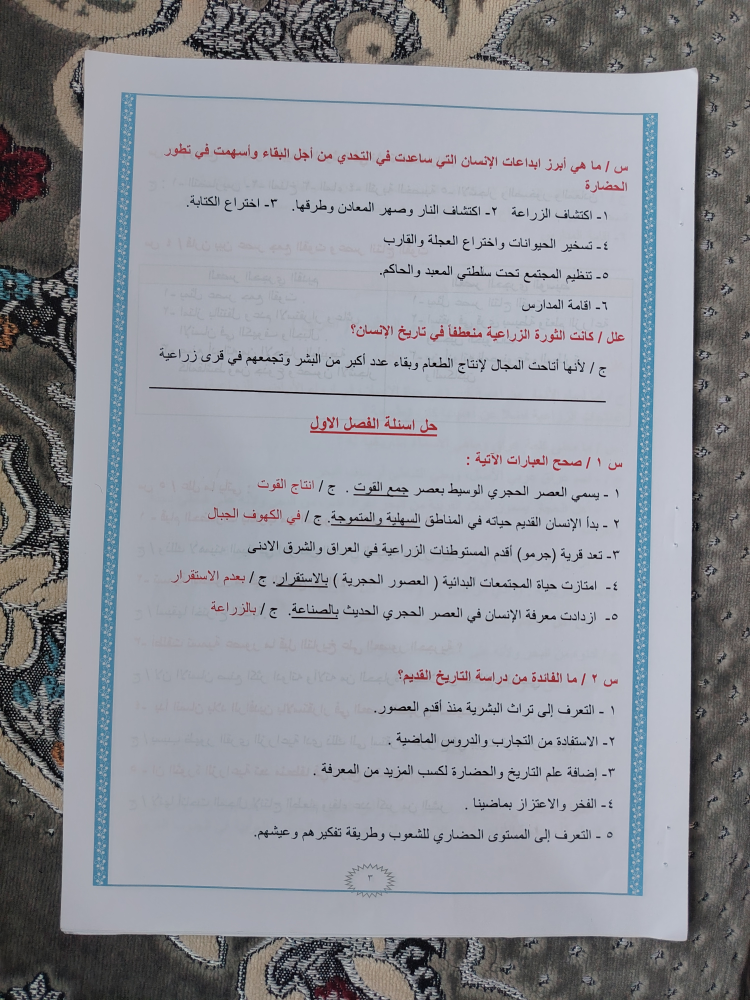
#> input picture malzama/raw_pages/page_03.jpg, 3000 x 4000 px, given as the content of the folder raw_pages/page_03.jpg, which was not available (shown at 1/4 size)
$ python build_pdf.py raw_pages/page_03.jpg raw_pages/page_04.jpg
#> lines starting #> are read from the running program, lines starting #| are printed output that depends on the picture; after the words box and inside, x2 and y2 are one past the last pixel; in counts of white or black regions, pixels touching at a corner belong together; pictures that were not available may be replaced by others from this repository, and a replacement may not be noted
"""Turn phone photos of the booklet pages into a clean, print-ready A4 PDF.

Each photo is located by its blue decorative frame, flattened (perspective +
page-curl correction), placed at a fixed position on a white A4 page, and the
paper is whitened while keeping the coloured headings/highlights.

Usage: python3 build_pdf.py raw_pages out_dir
"""
import glob
import os
import sys

import cv2
import img2pdf
import numpy as np

DPI = 300
PAGE_W, PAGE_H = 2480, 3508          # A4 @ 300 dpi
MX = 150                             # horizontal margin to the frame
FRAME_W = PAGE_W - 2 * MX
FRAME_H = int(FRAME_W * 1.385)       # frame aspect ratio of the original
MY = (PAGE_H - FRAME_H) // 2


def frame_mask(img):
    hsv = cv2.cvtColor(img, cv2.COLOR_BGR2HSV)
    h, s, v = cv2.split(hsv)
    m = ((h >= 92) & (h <= 114) & (s >= 60) & (v >= 45)).astype(np.uint8) * 255
    return m


def biggest_ring(mask):
    k = cv2.getStructuringElement(cv2.MORPH_RECT, (9, 9))
    m = cv2.morphologyEx(mask, cv2.MORPH_CLOSE, k)
    n, lab, stats, _ = cv2.connectedComponentsWithStats(m, 8)
    h, w = mask.shape
    # the frame may break into separate sides; keep every long side-like piece
    keep = [i for i in range(1, n) if stats[i, 2] > 0.3 * w or stats[i, 3] > 0.3 * h]
    if not keep:
        keep = [max(range(1, n), key=lambda i: stats[i, 2] * stats[i, 3])]
    return np.isin(lab, keep).astype(np.uint8) * 255


def order(pts):
    pts = np.asarray(pts, np.float32)
    s, d = pts.sum(1), np.diff(pts, axis=1).ravel()
    return np.array([pts[s.argmin()], pts[d.argmin()], pts[s.argmax()], pts[d.argmax()]], np.float32)


def find_corners(ring):
    cnts, _ = cv2.findContours(ring, cv2.RETR_EXTERNAL, cv2.CHAIN_APPROX_NONE)
    hull = cv2.convexHull(np.vstack(cnts))
    peri = cv2.arcLength(hull, True)
    for eps in np.linspace(0.005, 0.08, 40):
        ap = cv2.approxPolyDP(hull, eps * peri, True)
        if len(ap) == 4:
            return order(ap.reshape(4, 2))
    return order(cv2.boxPoints(cv2.minAreaRect(hull)))


def fit_edge(coords, vals, n, deg=3):
    ok = vals >= 0
    if ok.sum() < n * 0.3:
        return None
    x, y = coords[ok].astype(np.float64), vals[ok].astype(np.float64)
    for _ in range(3):                       # robust refit, drop outliers
        p = np.polyfit(x, y, deg)
        r = np.abs(np.polyval(p, x) - y)
        keep = r < max(3.0, 2.5 * np.median(r))
        x, y = x[keep], y[keep]
    return np.polyval(np.polyfit(x, y, deg), np.arange(n))


def flatten_curl(warped):
    """Straighten residual page curl using the four frame edges."""
    h, w = warped.shape[:2]
    m = biggest_ring(frame_mask(warped)) > 0
    band = int(0.08 * w)
    ys, xs = np.arange(h), np.arange(w)
    inner = slice(int(0.06 * h), int(0.94 * h))
    innerx = slice(int(0.06 * w), int(0.94 * w))

    def first(a):
        idx = a.argmax(1)
        return np.where(a.any(1), idx, -1)

    left = first(m[:, :band]).astype(float)
    right = first(m[:, ::-1][:, :band]).astype(float)
    top = first(m[:band, :].T).astype(float)
    bot = first(m[::-1, :][:band, :].T).astype(float)
    for arr, sl in ((left, inner), (right, inner), (top, innerx), (bot, innerx)):
        arr[:sl.start] = -1
        arr[sl.stop:] = -1

    L, R = fit_edge(ys, left, h), fit_edge(ys, right, h)
    T, B = fit_edge(xs, top, w), fit_edge(xs, bot, w)
    if any(e is None for e in (L, R, T, B)):
        return warped
    R = (w - 1) - R
    B = (h - 1) - B
    gx, gy = np.meshgrid(xs.astype(np.float32), ys.astype(np.float32))
    u, v = gx / (w - 1), gy / (h - 1)
    # source x for each target pixel: interpolate between curved left/right edges
    Lr, Rr = L[gy.astype(int)], R[gy.astype(int)]
    Tc, Bc = T[gx.astype(int)], B[gx.astype(int)]
    mapx = (Lr + u * (Rr - Lr)).astype(np.float32)
    mapy = (Tc + v * (Bc - Tc)).astype(np.float32)
    return cv2.remap(warped, mapx, mapy, cv2.INTER_CUBIC, borderMode=cv2.BORDER_REPLICATE)


def whiten(img):
    """Flatten lighting, push paper to pure white, keep inks and colours."""
    f = img.astype(np.float32)
    small = cv2.resize(f, None, fx=0.25, fy=0.25, interpolation=cv2.INTER_AREA)
    bg = cv2.dilate(small, cv2.getStructuringElement(cv2.MORPH_ELLIPSE, (15, 15)))
    bg = cv2.medianBlur(bg.astype(np.uint8), 21).astype(np.float32)
    bg = cv2.GaussianBlur(bg, (0, 0), 8)
    bg = cv2.resize(bg, (img.shape[1], img.shape[0]), interpolation=cv2.INTER_CUBIC)
    n = np.clip(f / np.maximum(bg, 1) , 0, 1.5)          # 1.0 == paper
    # levels: paper (and faint show-through) -> white, ink -> deep
    lo, hi = 0.30, 0.86
    n = np.clip((n - lo) / (hi - lo), 0, 1)
    n = n ** 1.35
    out = (n * 255).astype(np.uint8)
    # boost colour so red titles / yellow highlights / blue frame look printed
    hsv = cv2.cvtColor(out, cv2.COLOR_BGR2HSV).astype(np.float32)
    hsv[..., 1] = np.clip(hsv[..., 1] * 1.35, 0, 255)
    out = cv2.cvtColor(hsv.astype(np.uint8), cv2.COLOR_HSV2BGR)
    # remove remaining low-saturation light grey speckle (show-through)
    g = cv2.cvtColor(out, cv2.COLOR_BGR2GRAY)
    sat = cv2.cvtColor(out, cv2.COLOR_BGR2HSV)[..., 1]
    out[(g > 205) & (sat < 40)] = 255
    # gentle sharpening for crisp text
    blur = cv2.GaussianBlur(out, (0, 0), 1.2)
    return cv2.addWeighted(out, 1.5, blur, -0.5, 0)


def process(path):
    img = cv2.imread(path)
    ring = biggest_ring(frame_mask(img))
    c = find_corners(ring)
    pad = 12
    dst = np.array([[pad, pad], [FRAME_W + pad, pad], [FRAME_W + pad, FRAME_H + pad], [pad, FRAME_H + pad]], np.float32)
    H = cv2.getPerspectiveTransform(c, dst)
    warped = cv2.warpPerspective(img, H, (FRAME_W + 2 * pad, FRAME_H + 2 * pad),
                                 flags=cv2.INTER_CUBIC, borderMode=cv2.BORDER_REPLICATE)
    warped = flatten_curl(warped)
    clean = whiten(warped)
    page = np.full((PAGE_H, PAGE_W, 3), 255, np.uint8)
    # keep only the framed area; everything outside is clean paper
    inner = clean[pad - 4:pad + FRAME_H + 4, pad - 4:pad + FRAME_W + 4]
    page[MY - 4:MY + FRAME_H + 4, MX - 4:MX + FRAME_W + 4] = inner
    redraw_thin_edges(page)
    return page


def redraw_thin_edges(page):
    """The top/bottom frame rules are hairlines that fade in photos; redraw them crisp."""
    band = page[MY + 200:MY + FRAME_H - 200, MX:MX + 120]
    hsv = cv2.cvtColor(band, cv2.COLOR_BGR2HSV)
    sel = (hsv[..., 1] > 120) & (hsv[..., 0] > 90) & (hsv[..., 0] < 115)
    color = tuple(int(c) for c in np.median(band[sel], axis=0)) if sel.sum() > 100 else (210, 170, 40)
    t = 7
    page[MY:MY + t, MX:MX + FRAME_W] = color
    page[MY + FRAME_H - t:MY + FRAME_H, MX:MX + FRAME_W] = color
    page[:MY, :] = 255
    page[MY + FRAME_H:, :] = 255


def main(src, out):
    os.makedirs(out, exist_ok=True)
    files = sorted(glob.glob(os.path.join(src, 'page_*.jpg')))
    pages = []
    for f in files:
        p = process(f)
#> in process, img is the input picture: shape (4000, 3000, 3); mean B, G, R 152.3, 145.2, 143.1
#> in frame_mask, `m = ((h >= 92) & (h <= 114) & (s >= 60) & (v >= 45)).astype(np.uint8) ..`:
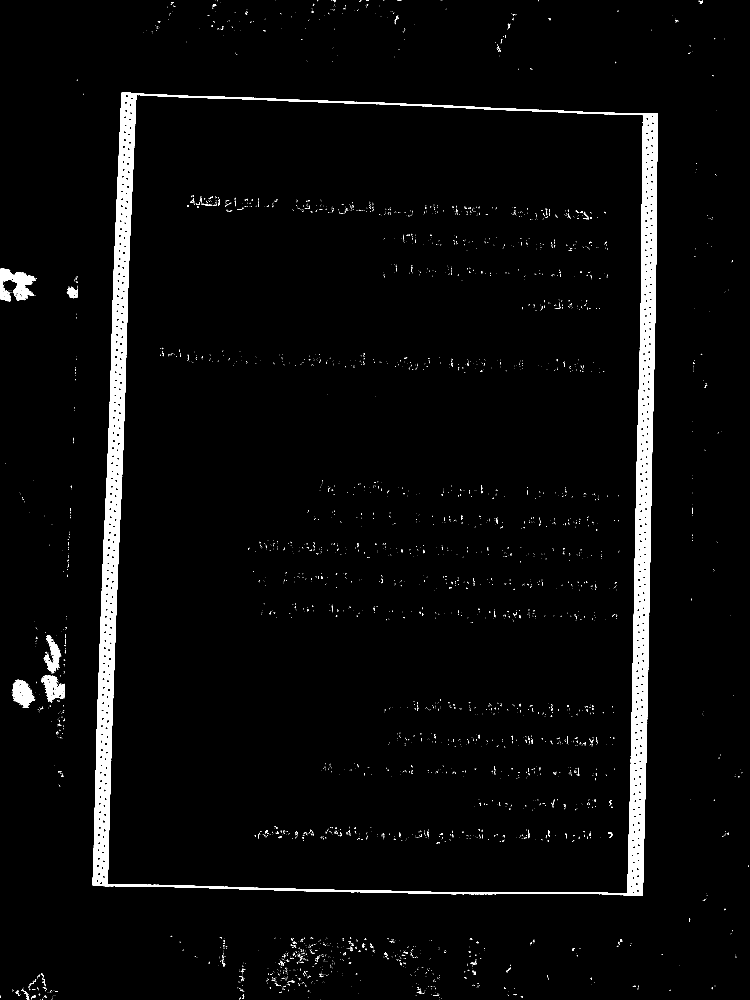
#> m: shape (4000, 3000) (shown at 1/4 size); 3.5% white; 4877 white regions (4715 under 20 px), largest, box (x1, y1, x2, y2) and area: (371, 369, 2632, 3584) 374203, (0, 1074, 142, 1208) 9192, (48, 2719, 140, 2831) 5695
#> in biggest_ring, `n, lab, stats, _ = cv2.connectedComponentsWithStats(m, 8)`:
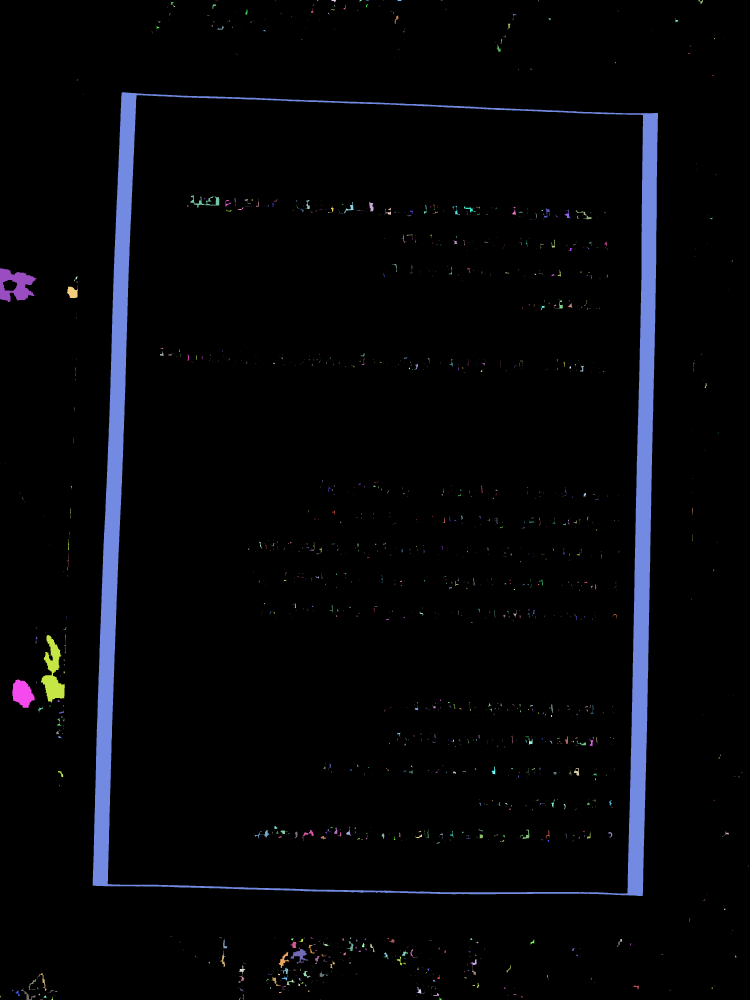
#> lab: shape (4000, 3000) int32 (shown at 1/4 size); 1871 distinct labels, from 0 to 1870; one colour per label, 0 black
#> in biggest_ring, `n, lab, stats, _ = cv2.connectedComponentsWithStats(m, 8)`: n = 1871; stats = 1871 rows, first 6: [0, 0, 3000, 4000, 11514227], [862, 0, 8, 6, 13], [1103, 0, 1, 4, 4], [1268, 0, 5, 5, 13], [1326, 0, 18, 9, 89], [1436, 0, 10, 7, 37]
#> in biggest_ring, `keep = [i for i in range(1, n) if stats[i, 2] > 0.3 * w or stats[i, 3]..`: keep = [127]
#> in find_corners, `cnts, _ = cv2.findContours(ring, cv2.RETR_EXTERNAL, cv2.CHAIN_APPROX_N..`: cnts = 1 contour; box (x1, y1, x2, y2) and area: (371, 369, 2632, 3584) 6869322
#> in find_corners, `hull = cv2.convexHull(np.vstack(cnts))`: hull = contour of 31 points, box (x1, y1, x2, y2) (371, 369, 2632, 3584), area 6892182
#> in find_corners, `peri = cv2.arcLength(hull, True)`: peri = 10649.5
#> the loop in find_corners, `for eps in np.linspace(0.005, 0.08, 40):` made 1 pass
#> (pts in order, s in order, d in order) on pass 1: ([[487, 370], [2631, 453], [2569, 3583], [371, 3541]], [857, 3084, 6152, 3912], [-117, -2178, 1014, 3170])
#> in process, `c = find_corners(ring)`: c = [[487, 370], [2631, 453], [2569, 3583], [371, 3541]]
#> in process, `H = cv2.getPerspectiveTransform(c, dst)`: H = [[1, 0.0367, -489.3], [-0.0378, 0.974, -330], [-6.47e-06, 7.58e-06, 1]]
#> in biggest_ring (call 2), `n, lab, stats, _ = cv2.connectedComponentsWithStats(m, 8)`:
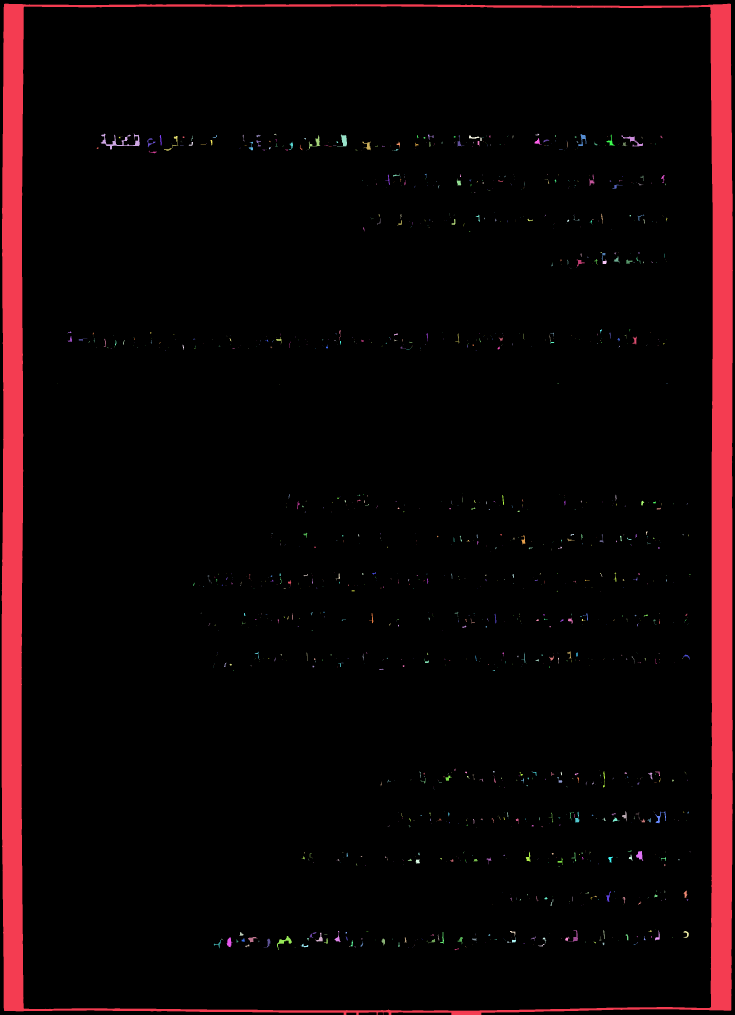
#> lab: shape (3043, 2204) int32 (shown at 1/3 size); 1354 distinct labels, from 0 to 1353; one colour per label, 0 black
#> in biggest_ring (call 2), `n, lab, stats, _ = cv2.connectedComponentsWithStats(m, 8)`: n = 1354; stats = 1354 rows, first 6: [0, 0, 2204, 3043, 6286926], [5, 11, 2194, 3032, 392926], [302, 401, 117, 48, 1272], [822, 401, 7, 5, 17], [1606, 401, 12, 5, 31], [1011, 402, 30, 37, 475]
#> in biggest_ring (call 2), `keep = [i for i in range(1, n) if stats[i, 2] > 0.3 * w or stats[i, 3]..`: keep = [1]
#> in first, `idx = a.argmax(1)`: idx = 3043 values, max 47 at index 3033, min 0 at index 0, mean 7.75
#> in flatten_curl, `left = first(m[:, :band]).astype(float)`: left = 3043 values, max 47 at index 3033, min -1 at index 0, mean 7.74
#> in flatten_curl, `right = first(m[:, ::-1][:, :band]).astype(float)`: right = 3043 values, max 13 at index 11, min -1 at index 0, mean 7.51
#> in flatten_curl, `top = first(m[:band, :].T).astype(float)`: top = 2204 values, max 95 at index 10, min -1 at index 0, mean 14.41
#> in flatten_curl, `bot = first(m[::-1, :][:band, :].T).astype(float)`: bot = 2204 values, max 173 at index 10, min -1 at index 0, mean 8.39
#> the loop in flatten_curl, `for arr, sl in ((left, inner), (right, inner), (top, innerx), (bot, in..` made 4 passes
#> in fit_edge, `x, y = coords[ok].astype(np.float64), vals[ok].astype(np.float64)`: x = 2678 values from 182 to 2859; y = 2678 values, max 10 at index 0, min 5 at index 1569, mean 7.4
#> in flatten_curl, `L, R = fit_edge(ys, left, h), fit_edge(ys, right, h)`: L = 3043 values, max 11.61 at index 3042, min 5.8 at index 0, mean 7.53; R = 3043 values, max 11.19 at index 0, min 6.35 at index 1311, mean 7.46
#> in flatten_curl, `T, B = fit_edge(xs, top, w), fit_edge(xs, bot, w)`: T = 2204 values, max 18.51 at index 2203, min 13.03 at index 738, mean 14.96; B = 2204 values, max 23.85 at index 2203, min 4.93 at index 1157, mean 9.46
#> in flatten_curl, `R = (w - 1) - R`: R = 3043 values, max 2196.7 at index 1311, min 2191.8 at index 0, mean 2195.5
#> in flatten_curl, `B = (h - 1) - B`: B = 2204 values, max 3037.1 at index 1157, min 3018.2 at index 2203, mean 3032.5
#> in whiten, `n = np.clip(f / np.maximum(bg, 1) , 0, 1.5)`:
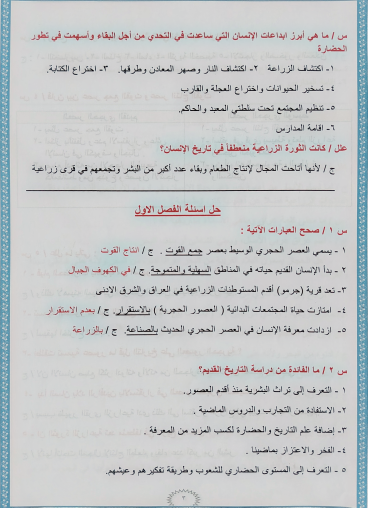
#> n: shape (3043, 2204, 3) float32 (shown at 1/6 size); mean B, G, R 0.96, 0.951, 0.942; drawn with min black and max white
#> in whiten, `hsv[..., 1] = np.clip(hsv[..., 1] * 1.35, 0, 255)`:
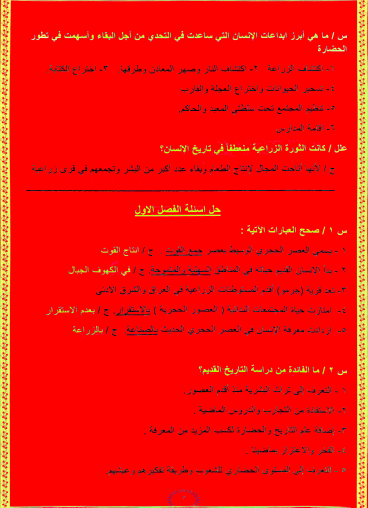
#> hsv: shape (3043, 2204, 3) float32 (shown at 1/6 size); mean B, G, R 8.6, 16, 246.9
#> in process, `page[MY - 4:MY + FRAME_H + 4, MX - 4:MX + FRAME_W + 4] = inner`:
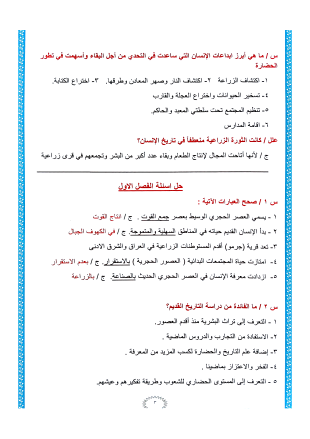
#> page: shape (3508, 2480, 3) (shown at 1/8 size); mean B, G, R 246.7, 244.7, 241.7
#> in redraw_thin_edges, `band = page[MY + 200:MY + FRAME_H - 200, MX:MX + 120]`:
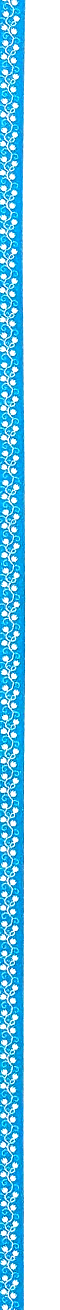
#> band: shape (2619, 120, 3) (shown at 1/2 size); mean B, G, R 244.3, 225.4, 180.1
#> in redraw_thin_edges, `color = tuple(int(c) for c in np.median(band[sel], axis=0)) if sel.sum..`: color = (224, 154, 0)
        o = os.path.join(out, os.path.basename(f))
        cv2.imwrite(o, p, [cv2.IMWRITE_JPEG_QUALITY, 92])
        pages.append(o)
        print('ok', o)
    layout = img2pdf.get_layout_fun((img2pdf.mm_to_pt(210), img2pdf.mm_to_pt(297)))
    with open(os.path.join(out, 'malzama.pdf'), 'wb') as fh:
        fh.write(img2pdf.convert(pages, layout_fun=layout))


if __name__ == '__main__':
    main(sys.argv[1], sys.argv[2])
#> (the call stopped at in main, `layout = img2pdf.get_layout_fun((img2pdf.mm_to_pt(210), img2pdf.mm_to_..`: img2pdf is not available in this run)
